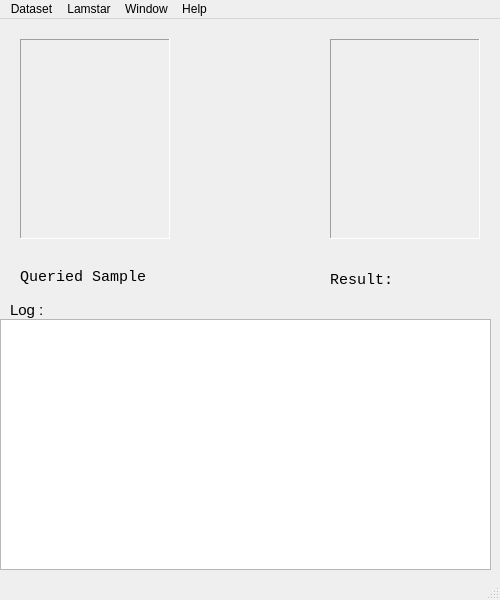
<?xml version="1.0" encoding="UTF-8"?>
<ui version="4.0">
 <class>MainWindow</class>
 <widget class="QMainWindow" name="MainWindow">
  <property name="geometry">
   <rect>
    <x>0</x>
    <y>0</y>
    <width>500</width>
    <height>600</height>
   </rect>
  </property>
  <property name="windowTitle">
   <string>MainWindow</string>
  </property>
  <widget class="QWidget" name="centralwidget">
   <widget class="QLabel" name="resultLabel">
    <property name="geometry">
     <rect>
      <x>410</x>
      <y>250</y>
      <width>91</width>
      <height>20</height>
     </rect>
    </property>
    <property name="font">
     <font>
      <pointsize>11</pointsize>
      <weight>75</weight>
      <italic>true</italic>
      <bold>true</bold>
     </font>
    </property>
    <property name="text">
     <string/>
    </property>
   </widget>
   <widget class="QTextBrowser" name="textBrowser">
    <property name="geometry">
     <rect>
      <x>0</x>
      <y>300</y>
      <width>491</width>
      <height>251</height>
     </rect>
    </property>
   </widget>
   <widget class="QLabel" name="imageResultLabel">
    <property name="geometry">
     <rect>
      <x>330</x>
      <y>20</y>
      <width>150</width>
      <height>200</height>
     </rect>
    </property>
    <property name="frameShape">
     <enum>QFrame::Panel</enum>
    </property>
    <property name="frameShadow">
     <enum>QFrame::Sunken</enum>
    </property>
    <property name="lineWidth">
     <number>1</number>
    </property>
    <property name="midLineWidth">
     <number>1</number>
    </property>
    <property name="text">
     <string/>
    </property>
   </widget>
   <widget class="QLabel" name="imageInputLabel">
    <property name="geometry">
     <rect>
      <x>20</x>
      <y>20</y>
      <width>150</width>
      <height>200</height>
     </rect>
    </property>
    <property name="frameShape">
     <enum>QFrame::Panel</enum>
    </property>
    <property name="frameShadow">
     <enum>QFrame::Sunken</enum>
    </property>
    <property name="lineWidth">
     <number>1</number>
    </property>
    <property name="midLineWidth">
     <number>1</number>
    </property>
    <property name="text">
     <string/>
    </property>
   </widget>
   <widget class="QLabel" name="label_2">
    <property name="geometry">
     <rect>
      <x>20</x>
      <y>250</y>
      <width>141</width>
      <height>16</height>
     </rect>
    </property>
    <property name="font">
     <font>
      <family>Monospace</family>
      <pointsize>11</pointsize>
     </font>
    </property>
    <property name="text">
     <string>Queried Sample</string>
    </property>
   </widget>
   <widget class="QLabel" name="tmpLabel1">
    <property name="geometry">
     <rect>
      <x>330</x>
      <y>250</y>
      <width>61</width>
      <height>21</height>
     </rect>
    </property>
    <property name="font">
     <font>
      <family>Monospace</family>
      <pointsize>11</pointsize>
     </font>
    </property>
    <property name="text">
     <string>Result:</string>
    </property>
   </widget>
   <widget class="QLabel" name="label">
    <property name="geometry">
     <rect>
      <x>10</x>
      <y>280</y>
      <width>101</width>
      <height>21</height>
     </rect>
    </property>
    <property name="font">
     <font>
      <pointsize>11</pointsize>
     </font>
    </property>
    <property name="text">
     <string>Log :</string>
    </property>
   </widget>
  </widget>
  <widget class="QMenuBar" name="menubar">
   <property name="geometry">
    <rect>
     <x>0</x>
     <y>0</y>
     <width>500</width>
     <height>22</height>
    </rect>
   </property>
   <widget class="QMenu" name="menuMain">
    <property name="title">
     <string>Dataset</string>
    </property>
    <addaction name="actionLoad_Training_Folder"/>
    <addaction name="actionLoad_Testing_Folder"/>
   </widget>
   <widget class="QMenu" name="menuLamstar">
    <property name="title">
     <string>Lamstar</string>
    </property>
    <addaction name="actionPrepare_for_training"/>
    <addaction name="actionPrepare_for_testing"/>
    <addaction name="separator"/>
    <addaction name="actionTrain"/>
    <addaction name="actionRun_Test"/>
   </widget>
   <widget class="QMenu" name="menuWindow">
    <property name="title">
     <string>Window</string>
    </property>
    <addaction name="actionProperties"/>
   </widget>
   <widget class="QMenu" name="menuHelp">
    <property name="title">
     <string>Help</string>
    </property>
    <addaction name="actionAbout"/>
   </widget>
   <addaction name="menuMain"/>
   <addaction name="menuLamstar"/>
   <addaction name="menuWindow"/>
   <addaction name="menuHelp"/>
  </widget>
  <widget class="QStatusBar" name="statusbar"/>
  <action name="actionLoad_Training_Folder">
   <property name="text">
    <string>Load Training Folder</string>
   </property>
  </action>
  <action name="actionLoad_Testing_Folder">
   <property name="text">
    <string>Load Testing Folder</string>
   </property>
  </action>
  <action name="actionTrain">
   <property name="text">
    <string>Train</string>
   </property>
  </action>
  <action name="actionRun_Test">
   <property name="text">
    <string>Run Test</string>
   </property>
  </action>
  <action name="actionProperties">
   <property name="text">
    <string>Properties</string>
   </property>
  </action>
  <action name="actionAbout">
   <property name="text">
    <string>About</string>
   </property>
  </action>
  <action name="actionPrepare_for_training">
   <property name="text">
    <string>Prepare for training</string>
   </property>
  </action>
  <action name="actionPrepare_for_testing">
   <property name="text">
    <string>Prepare for testing</string>
   </property>
  </action>
 </widget>
 <resources/>
 <connections/>
</ui>
